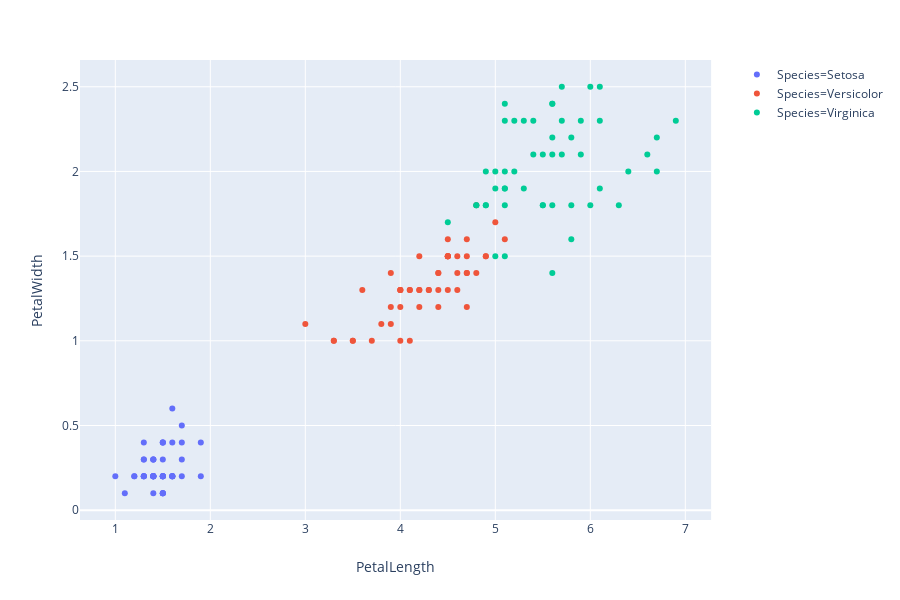

Notebook code for this chart:
### Markdown cell above
## 3D Scatter plot

https://plot.ly/pandas/3d-scatter-plots/

### Code cell
import plotly.express as px
fig = px.scatter(iris, x='PetalLength', y='PetalWidth',color='Species')
fig.show()

### Figure 1 — Plotly figure (JSON) as saved in the notebook; plotly's stock layout.template omitted (floating-point values rounded to 4 significant figures)
{"data": [{"hoverlabel": {"namelength": 0}, "hovertemplate": "Species=Setosa<br>PetalLength=%{x}<br>PetalWidth=%{y}", "legendgroup": "Species=Setosa", "marker": {"color": "#636efa", "symbol": "circle"}, "mode": "markers", "name": "Species=Setosa", "showlegend": true, "type": "scatter", "x": [1.4, 1.4, 1.3, 1.5, 1.4, 1.7, 1.4, 1.5, 1.4, 1.5, 1.5, 1.6, 1.4, 1.1, 1.2, 1.5, 1.3, 1.4, 1.7, 1.5, 1.7, 1.5, 1, 1.7, 1.9, 1.6, 1.6, 1.5, 1.4, 1.6, 1.6, 1.5, 1.5, 1.4, 1.5, 1.2, 1.3, 1.5, 1.3, 1.5, 1.3, 1.3, 1.3, 1.6, 1.9, 1.4, 1.6, 1.4, 1.5, 1.4], "xaxis": "x", "y": [0.2, 0.2, 0.2, 0.2, 0.2, 0.4, 0.3, 0.2, 0.2, 0.1, 0.2, 0.2, 0.1, 0.1, 0.2, 0.4, 0.4, 0.3, 0.3, 0.3, 0.2, 0.4, 0.2, 0.5, 0.2, 0.2, 0.4, 0.2, 0.2, 0.2, 0.2, 0.4, 0.1, 0.2, 0.1, 0.2, 0.2, 0.1, 0.2, 0.2, 0.3, 0.3, 0.2, 0.6, 0.4, 0.3, 0.2, 0.2, 0.2, 0.2], "yaxis": "y"}, {"hoverlabel": {"namelength": 0}, "hovertemplate": "Species=Versicolor<br>PetalLength=%{x}<br>PetalWidth=%{y}", "legendgroup": "Species=Versicolor", "marker": {"color": "#EF553B", "symbol": "circle"}, "mode": "markers", "name": "Species=Versicolor", "showlegend": true, "type": "scatter", "x": [4.7, 4.5, 4.9, 4, 4.6, 4.5, 4.7, 3.3, 4.6, 3.9, 3.5, 4.2, 4, 4.7, 3.6, 4.4, 4.5, 4.1, 4.5, 3.9, 4.8, 4, 4.9, 4.7, 4.3, 4.4, 4.8, 5, 4.5, 3.5, 3.8, 3.7, 3.9, 5.1, 4.5, 4.5, 4.7, 4.4, 4.1, 4, 4.4, 4.6, 4, 3.3, 4.2, 4.2, 4.2, 4.3, 3, 4.1], "xaxis": "x", "y": [1.4, 1.5, 1.5, 1.3, 1.5, 1.3, 1.6, 1, 1.3, 1.4, 1, 1.5, 1, 1.4, 1.3, 1.4, 1.5, 1, 1.5, 1.1, 1.8, 1.3, 1.5, 1.2, 1.3, 1.4, 1.4, 1.7, 1.5, 1, 1.1, 1, 1.2, 1.6, 1.5, 1.6, 1.5, 1.3, 1.3, 1.3, 1.2, 1.4, 1.2, 1, 1.3, 1.2, 1.3, 1.3, 1.1, 1.3], "yaxis": "y"}, {"hoverlabel": {"namelength": 0}, "hovertemplate": "Species=Virginica<br>PetalLength=%{x}<br>PetalWidth=%{y}", "legendgroup": "Species=Virginica", "marker": {"color": "#00cc96", "symbol": "circle"}, "mode": "markers", "name": "Species=Virginica", "showlegend": true, "type": "scatter", "x": [6, 5.1, 5.9, 5.6, 5.8, 6.6, 4.5, 6.3, 5.8, 6.1, 5.1, 5.3, 5.5, 5, 5.1, 5.3, 5.5, 6.7, 6.9, 5, 5.7, 4.9, 6.7, 4.9, 5.7, 6, 4.8, 4.9, 5.6, 5.8, 6.1, 6.4, 5.6, 5.1, 5.6, 6.1, 5.6, 5.5, 4.8, 5.4, 5.6, 5.1, 5.1, 5.9, 5.7, 5.2, 5, 5.2, 5.4, 5.1], "xaxis": "x", "y": [2.5, 1.9, 2.1, 1.8, 2.2, 2.1, 1.7, 1.8, 1.8, 2.5, 2, 1.9, 2.1, 2, 2.4, 2.3, 1.8, 2.2, 2.3, 1.5, 2.3, 2, 2, 1.8, 2.1, 1.8, 1.8, 1.8, 2.1, 1.6, 1.9, 2, 2.2, 1.5, 1.4, 2.3, 2.4, 1.8, 1.8, 2.1, 2.4, 2.3, 1.9, 2.3, 2.5, 2.3, 1.9, 2, 2.3, 1.8], "yaxis": "y"}], "layout": {"height": 600, "legend": {"tracegroupgap": 0}, "margin": {"t": 60}, "xaxis": {"anchor": "y", "domain": [0, 0.98], "title": {"text": "PetalLength"}}, "yaxis": {"anchor": "x", "domain": [0, 1], "title": {"text": "PetalWidth"}}}}
